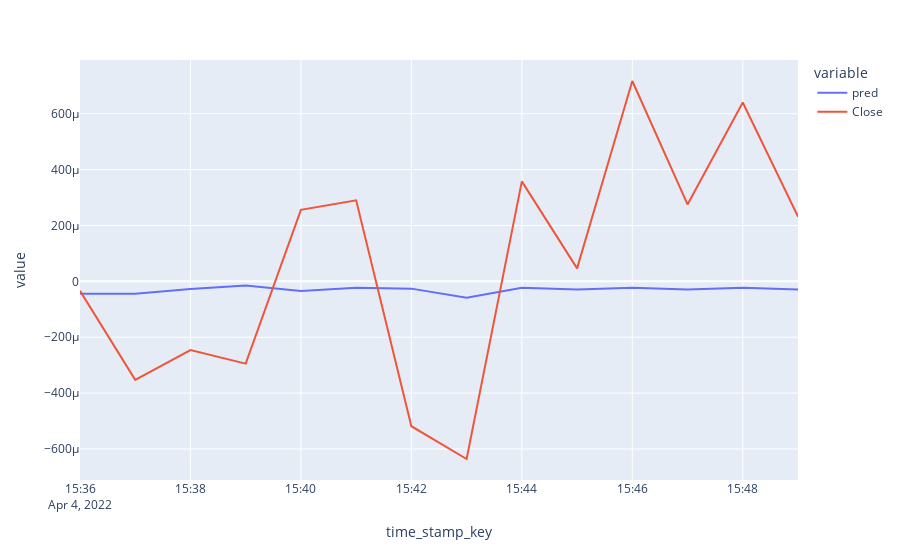

Write notebook code for a chart like this one.
### Code cell
fig = px.line(result, y=result.columns[0:2], x=result.index)
fig.show()

### Figure 1 — Plotly figure (JSON) as saved in the notebook; plotly's stock layout.template omitted (floating-point values rounded to 4 significant figures)
{"data": [{"hovertemplate": "variable=pred<br>time_stamp_key=%{x}<br>value=%{y}<extra></extra>", "legendgroup": "pred", "line": {"color": "#636efa", "dash": "solid"}, "mode": "lines", "name": "pred", "orientation": "v", "showlegend": true, "type": "scatter", "x": ["2022-04-04 15:36", "2022-04-04 15:37", "2022-04-04 15:38", "2022-04-04 15:39", "2022-04-04 15:40", "2022-04-04 15:41", "2022-04-04 15:42", "2022-04-04 15:43", "2022-04-04 15:44", "2022-04-04 15:45", "2022-04-04 15:46", "2022-04-04 15:47", "2022-04-04 15:48", "2022-04-04 15:49"], "xaxis": "x", "y": [-4.449e-05, -4.43e-05, -2.777e-05, -1.518e-05, -3.478e-05, -2.322e-05, -2.607e-05, -5.859e-05, -2.322e-05, -2.946e-05, -2.322e-05, -2.946e-05, -2.322e-05, -2.946e-05], "yaxis": "y"}, {"hovertemplate": "variable=Close<br>time_stamp_key=%{x}<br>value=%{y}<extra></extra>", "legendgroup": "Close", "line": {"color": "#EF553B", "dash": "solid"}, "mode": "lines", "name": "Close", "orientation": "v", "showlegend": true, "type": "scatter", "x": ["2022-04-04 15:36", "2022-04-04 15:37", "2022-04-04 15:38", "2022-04-04 15:39", "2022-04-04 15:40", "2022-04-04 15:41", "2022-04-04 15:42", "2022-04-04 15:43", "2022-04-04 15:44", "2022-04-04 15:45", "2022-04-04 15:46", "2022-04-04 15:47", "2022-04-04 15:48", "2022-04-04 15:49"], "xaxis": "x", "y": [-3.379e-05, -0.0003524, -0.0002463, -0.0002947, 0.0002561, 0.0002899, -0.0005186, -0.000636, 0.0003578, 4.646e-05, 0.0007172, 0.0002753, 0.0006403, 0.0002316], "yaxis": "y"}], "layout": {"legend": {"title": {"text": "variable"}, "tracegroupgap": 0}, "margin": {"t": 60}, "xaxis": {"anchor": "y", "domain": [0, 1], "title": {"text": "time_stamp_key"}}, "yaxis": {"anchor": "x", "domain": [0, 1], "title": {"text": "value"}}}}
